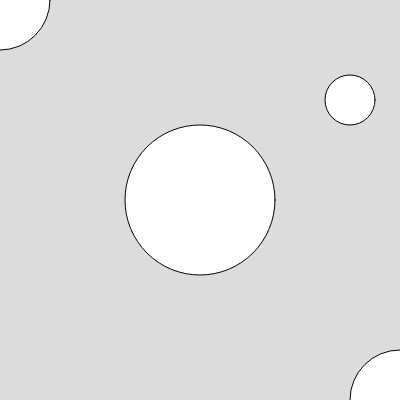
Frame 1 (no input)
Frame 60 (no input): identical to frame 1, image omitted
Frame 120 (the mouse pressed at the canvas centre since frame 60): identical to frame 1, image omitted

The p5.js sketch that drew this single still picture (run headless with seeded random() and noise() and a simulated clock; from frame 60 on, the mouse is pressed at the canvas centre):

// p5.js sketch
// ── sketch.js
function setup() {
  createCanvas(400, 400);
}

function draw() {
  background(220);

  // circle(x, y, dia);
  circle(0, 0, 100);     // left top
  circle(400, 400, 100); // right bottom
  circle(350, 100, 50);  // right top
  circle(200, 200, 150); // center
}
